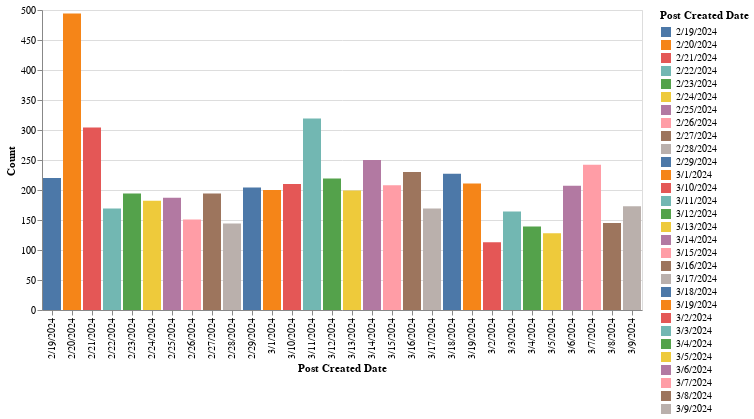

Source (notebook cell):
### Code cell
#Checking for Days with highest post activity
data_Ls=data.pivot_table(values=['Count'], index='Post Created Date', aggfunc=np.sum).reset_index().sort_values('Count', ascending=False).head(30)
alt.Chart(data_Ls).mark_bar().encode(x='Post Created Date:N', y=alt.Y('Count', sort='-x'), color='Post Created Date', tooltip=['Post Created Date']).interactive()

### Figure 1 — Vega-Lite specification as saved in the notebook (floating-point values rounded to 4 significant figures)
{"config": {"view": {"continuousWidth": 300, "continuousHeight": 300}}, "data": {"name": "data-559d80ab7eca3b43824a3d48a423c75b"}, "mark": {"type": "bar"}, "encoding": {"color": {"field": "Post Created Date", "type": "nominal"}, "tooltip": [{"field": "Post Created Date", "type": "nominal"}], "x": {"field": "Post Created Date", "type": "nominal"}, "y": {"field": "Count", "sort": "-x", "type": "quantitative"}}, "params": [{"name": "param_4", "select": {"type": "interval", "encodings": ["x", "y"]}, "bind": "scales"}], "$schema": "https://vega.github.io/schema/vega-lite/v5.8.0.json", "datasets": {"data-559d80ab7eca3b43824a3d48a423c75b": [{"Post Created Date": "2/20/2024", "Count": 494.0}, {"Post Created Date": "3/11/2024", "Count": 319.0}, {"Post Created Date": "2/21/2024", "Count": 304.0}, {"Post Created Date": "3/14/2024", "Count": 250.0}, {"Post Created Date": "3/7/2024", "Count": 242.0}, {"Post Created Date": "3/16/2024", "Count": 230.0}, {"Post Created Date": "3/18/2024", "Count": 227.0}, {"Post Created Date": "2/19/2024", "Count": 220.0}, {"Post Created Date": "3/12/2024", "Count": 219.0}, {"Post Created Date": "3/19/2024", "Count": 211.0}, {"Post Created Date": "3/10/2024", "Count": 210.0}, {"Post Created Date": "3/15/2024", "Count": 208.0}, {"Post Created Date": "3/6/2024", "Count": 207.0}, {"Post Created Date": "2/29/2024", "Count": 204.0}, {"Post Created Date": "3/1/2024", "Count": 200.0}, {"Post Created Date": "3/13/2024", "Count": 199.0}, {"Post Created Date": "2/27/2024", "Count": 194.0}, {"Post Created Date": "2/23/2024", "Count": 194.0}, {"Post Created Date": "2/25/2024", "Count": 187.0}, {"Post Created Date": "2/24/2024", "Count": 182.0}, {"Post Created Date": "3/9/2024", "Count": 173.0}, {"Post Created Date": "3/17/2024", "Count": 169.0}, {"Post Created Date": "2/22/2024", "Count": 169.0}, {"Post Created Date": "3/3/2024", "Count": 164.0}, {"Post Created Date": "2/26/2024", "Count": 151.0}, {"Post Created Date": "3/8/2024", "Count": 145.0}, {"Post Created Date": "2/28/2024", "Count": 144.0}, {"Post Created Date": "3/4/2024", "Count": 139.0}, {"Post Created Date": "3/5/2024", "Count": 128.0}, {"Post Created Date": "3/2/2024", "Count": 113.0}]}}
